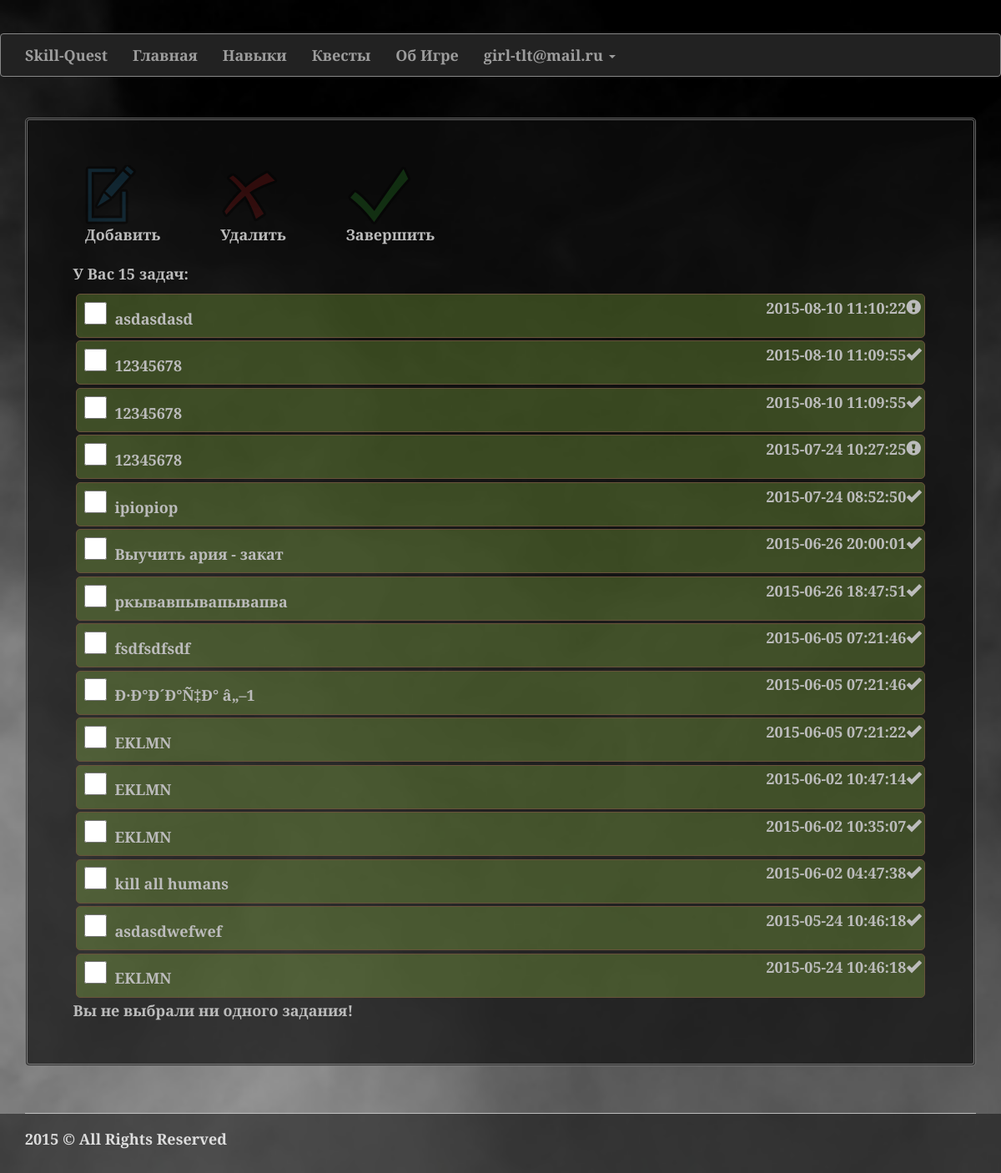
The app's page /task.php (signed in) with its own data.
### tables this page shows
CREATE TABLE IF NOT EXISTS `tasks` (
  `task_id` int(11) NOT NULL AUTO_INCREMENT,
  `task_desciption` text NOT NULL,
  `task_status` tinyint(1) NOT NULL,
  `task_importance` int(2) NOT NULL,
  `task_difficult` int(2) NOT NULL,
  `exp_id` int(11) NOT NULL,
  `user_id` int(11) NOT NULL,
  `task_date` timestamp NOT NULL DEFAULT CURRENT_TIMESTAMP ON UPDATE CURRENT_TIMESTAMP,
  PRIMARY KEY (`task_id`)
);

### task.php (the view, shortened to what this page needs)
<?php
    require_once('header.php');
    include('connect.php');
?>
<div class="container">
    <div class="content container-fluid">
        <div class="task-control-panel">
            <div class="task spoiler-trigger" data-toggle="collapse"><img src="img/add_task.png" ><br/> <span>Добавить</span> </div>
            <div class="task" ><img src="img/delete-task.png" onclick="delete1();"><br/> <span>Удалить</span> </div>
            <div class="task" type="submit" name="task-complete" onclick="completeTask();"><img src="img/complete-task.png"><br/> <span>Завершить</span> </div>
        </div>
<?php
$query2 = "SELECT * FROM tasks WHERE user_id='". $_SESSION['user_id'] ."' ORDER BY task_date DESC ";
$data2 = mysqli_query($dbc, $query2);
$num_task = mysqli_num_rows($data2);
?>
       <ul class="task-panel">
           <p>У Вас <?php echo  $num_task; ?> задач:</p>
		   <form name="form-name" id="form-name" action="" method="post">
<?php
    while ($row2 = mysqli_fetch_array($data2)) {
        if ($row2['task_status']) {
            echo "<li class='task-complete'><input type='checkbox' name='task-point[]' value=".$row2['task_id'].">".
                 " <label>". $row2['task_desciption']."</label>".
                " <span class='pull-right'>". $row2['task_date']. "<i class='glyphicon glyphicon glyphicon-ok'></i></span></li>";
        } else {
            echo "<li><input type='checkbox' name='task-point[]' value=".$row2['task_id'].">".
                " <label>". $row2['task_desciption']."</label>".
                " <span class='pull-right'>". $row2['task_date']."<i class='glyphicon glyphicon-exclamation-sign'></i></span></li>";
        }
    }
?>
           </form>
<?php
    if (isset($_POST['task-point'])) {
        $aTasks = $_POST['task-point'];
        $N = count($aTasks);
        echo "Вы выбрали " . $N . " значений";
            for ($i = 0; $i < $N; $i++) {
                echo $aTasks[$i]." задание отмечено </br>";
                if ($_POST['operation'] == 'DELETE') {
                    $queryTask = "DELETE FROM tasks  WHERE task_id=".$aTasks[$i];
               } else if ($_POST['operation'] == 'COMPLETE') {
                    $taskScore = taskScore($aTasks[$i],$dbc);
                    $queryTask = "UPDATE tasks SET task_status=1 WHERE task_id=". $aTasks[$i];
               }
                mysqli_query($dbc, $queryTask);
            }
    } else {
        echo " Вы не выбрали ни одного задания! ";
    }
?>
    </div>
    </div>
<?php
    require_once('footer.php');
?>

### header.php (shortened to what this page needs)
<!DOCTYPE html>
<html>
<head lang="ru">
    <link rel="stylesheet" href="//code.jquery.com/ui/1.11.4/themes/smoothness/jquery-ui.css">
    <link rel="stylesheet" href="css/bootstrap.css">
    <link rel="stylesheet" href="css/style.css">
    <link rel="stylesheet" href="slick/slick.css">
    <link rel="stylesheet" href="slick/slick-theme.css">
</head>
<body>
    <div class="page-header">
        <?php
            require_once('navmenu.php');
        ?>
    </div>

### navmenu.php (shortened to what this page needs)
<nav class="navbar navbar-inverse">
  <div class="container">
      <div class="navbar-header">
            <a class="navbar-brand" href="index.php">Skill-Quest</a>
          </div>
          <div class="collapse navbar-collapse" id="bs-example-navbar-collapse-1">
            <ul class="nav navbar-nav">
<?php
        if (isset($_SESSION['email'])) {
            echo "<li><a href='index.php'>Главная </a></li>";
            echo "<li><a href='skill.php?skill_id=1'>Навыки</a></li>";
            echo "<li><a href='task.php'>Квесты </a></li>";
            echo "<li><a href='about.php'>Об Игре</a></li>";
            echo "<li class='dropdown'><a href='profile.php' class='dropdown-toggle' data-toggle='dropdown' ".
                " role='button' aria-haspopup='true' aria-expanded='false'>" . $_SESSION['email'] . " <span class='caret'></span></a>";
            echo "<ul class='dropdown-menu'>";
            echo "</ul></li>";
        } else {
            echo "<li><a href='index.php'>Главная</a></li>";
            echo "<li><a href='login.php'>Вход в приложение</a></li>";
            echo "<li><a href='singup.php'>Создание учетной записи</a></li>";
            echo "<li><a href='about.php'>Об Игре</a></li>";
        }
?>
                </ul>
      </div>
    </nav>

### footer.php (shortened to what this page needs)
<div class="footer">
  <div class="container">
      <div class="pull-left">
          <p class="">2015 &copy All Rights Reserved</p>
      </div>
  </div>
</div>
</body>
</html>

### css/style.css (style rules this page uses)
* { margin:0; padding:0; }
body, html { min-height: 100%; max-width: 100%; font-family: 'EB Garamond', serif; font-size: large; margin: 0; display: table; height: 100%; width: 100%; }
.container { height: auto; }
body { background-image: url("../img/bg2.jpg"); background-color: #060200; background-repeat: no-repeat; background-size: cover; font-weight: bold; }
.content { background-color: rgba(15,15,15, 0.7); border-radius: 5px; border-color: rgba(255,255,255, 0.38); border-style: double; color: #bcbcbc; margin-bottom: 3em; }
.task-control-panel { display: inline-block; width: 100%; padding: 1em; }
.task-control-panel > div { margin: 1em; padding: 1em; }
.task-control-panel > .task { display: inline-block; float: left; height: 3em; }
.task-panel { list-style-type: none; text-indent: hanging; padding: 2.2em; }
.task-panel > form > li { background-color: rgba(150, 200, 70, .3); padding: 0.2em; margin: 0.2em; border: solid #68533a 1px; border-radius: 5px; }
.task-panel> form > li > input[type="checkbox"] { width: 1.5em; height: 1.5em; margin: 5px; }
.task { cursor: pointer; }
.footer { display: table-row; height: 1px; background-color: rgba(10, 10, 10, 0.5); color: #dddddd; width:100% }
body> .container:after { content: ''; width:100%; height: 3px; border-bottom: solid rgba(200, 200, 200, 0.9) 1px; }
.footer> .container { margin: 1em auto; }

### records on screen
tasks: task_desciption "asdasdasd", task_date "2015-08-10 11:10:22"
tasks: task_desciption "12345678", task_date "2015-08-10 11:09:55"
tasks: task_desciption "12345678", task_date "2015-08-10 11:09:55"
tasks: task_desciption "12345678", task_date "2015-07-24 10:27:25"
tasks: task_desciption "ipiopiop", task_date "2015-07-24 08:52:50"
tasks: task_desciption "Выучить ария - закат", task_date "2015-06-26 20:00:01"
tasks: task_desciption "ркывавпывапывапва", task_date "2015-06-26 18:47:51"
tasks: task_desciption "fsdfsdfsdf", task_date "2015-06-05 07:21:46"
tasks: task_desciption "Ð·Ð°Ð´Ð°Ñ‡Ð° â„–1", task_date "2015-06-05 07:21:46"
tasks: task_desciption "EKLMN", task_date "2015-06-05 07:21:22"
tasks: task_desciption "EKLMN", task_date "2015-06-02 10:47:14"
tasks: task_desciption "EKLMN", task_date "2015-06-02 10:35:07"
tasks: task_desciption "kill all humans", task_date "2015-06-02 04:47:38"
tasks: task_desciption "asdasdwefwef", task_date "2015-05-24 10:46:18"
tasks: task_desciption "EKLMN", task_date "2015-05-24 10:46:18"

### other values on screen
$_SESSION['email'] "girl-tlt@mail.ru"
$num_task "15"
